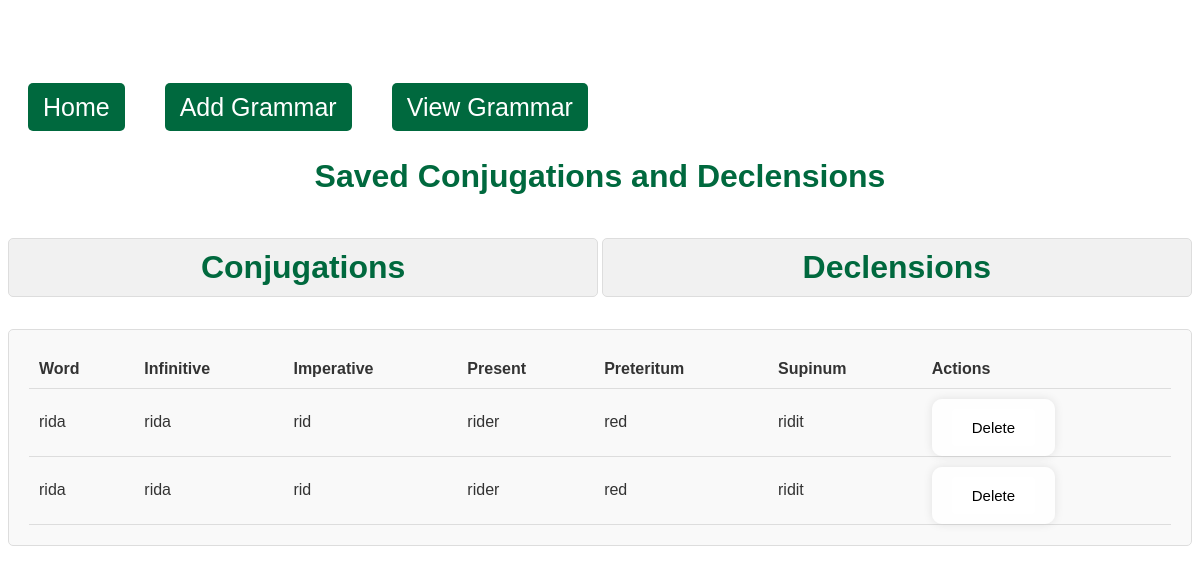
The app's page /view_grammar, older data.
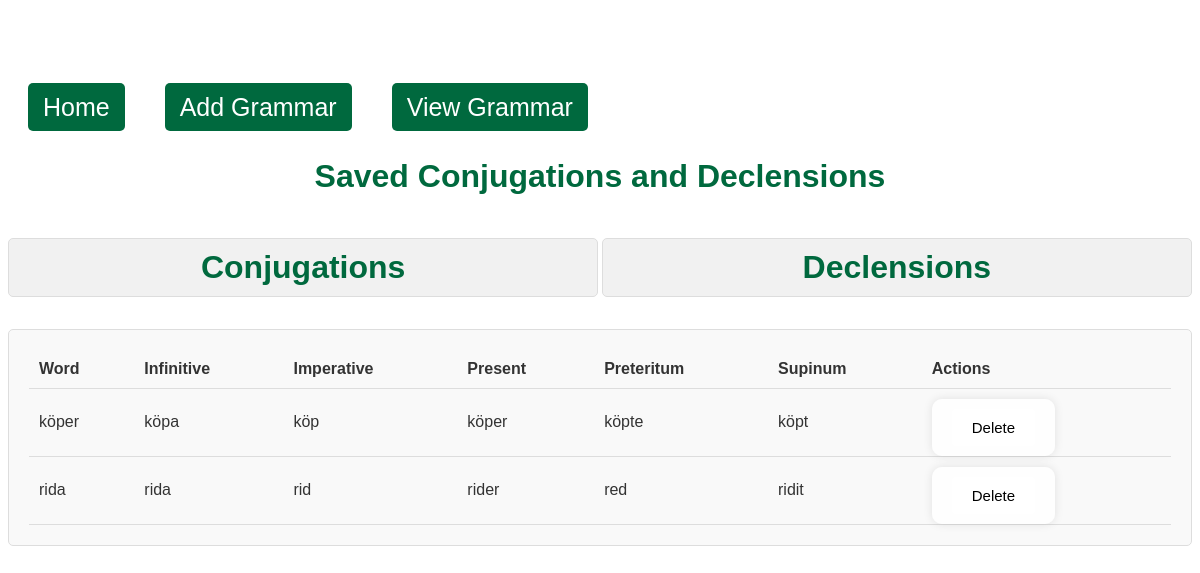
The same page, newer data.
### tables this page shows
CREATE TABLE conjugations (
                id INTEGER PRIMARY KEY AUTOINCREMENT,
                word_id INTEGER,
                infinitive TEXT,
                imperative TEXT,
                present TEXT,
                preteritum TEXT,
                supinum TEXT,
                FOREIGN KEY(word_id) REFERENCES vocabulary(id)
            );

CREATE TABLE vocabulary (
                id INTEGER PRIMARY KEY AUTOINCREMENT,
                swedish_word TEXT NOT NULL,
                german_word TEXT NOT NULL
            );

### app.py (the view)
@app.route('/view_grammar')
def view_grammar():
    with sqlite3.connect('database.db') as conn:
        cursor = conn.cursor()
        cursor.execute('''
            SELECT c.id, v.swedish_word, c.infinitive, c.imperative, c.present, c.preteritum, c.supinum
            FROM conjugations c
            JOIN vocabulary v ON c.word_id = v.id
            ORDER BY v.swedish_word
        ''')
        conjugations = cursor.fetchall()
        print(conjugations)
        cursor.execute('''
            SELECT d.id, v.swedish_word, d.indefinite_singular, d.definite_singular, d.indefinite_plural, d.definite_plural
            FROM declensions d
            JOIN vocabulary v ON d.word_id = v.id
            ORDER BY v.swedish_word
        ''')
        declensions = cursor.fetchall()
        print(declensions)
    return render_template('view_grammar.html', conjugations=conjugations, declensions=declensions)

### templates/view_grammar.html (shortened to what this page needs)
<!DOCTYPE html>
<html lang="en">
<head>
    <link rel="stylesheet" href="{{ url_for('static', filename='style.css') }}">
</head>
<body>
    <nav class="navbar">
        <ul class="navbar-nav">
            <li class="nav-item">
                <a href="/">Home</a>
            </li>
            <li class="nav-item">
                <a href="/add_grammar">Add Grammar</a>
            </li>
            <li class="nav-item">
                <a href="/view_grammar">View Grammar</a>
            </li>
        </ul>
    </nav>
    <div class="grammar-container">
        <h1>Saved Conjugations and Declensions</h1>
        <div class="section-titles-container">
            <h1 id="conjugations-heading" onclick="toggleSection('conjugations')">Conjugations</h1>
            <h1 id="declensions-heading" onclick="toggleSection('declensions')">Declensions</h1>
        </div>
        <div id="conjugations-content" class="section-content active">
            {% if conjugations %}
            <table class="content-table">
                <thead>
                    <tr>
                        <th>Word</th>
                        <th>Infinitive</th>
                        <th>Imperative</th>
                        <th>Present</th>
                        <th>Preteritum</th>
                        <th>Supinum</th>
                        <th>Actions</th>
                    </tr>
                </thead>
                <tbody>
                    {% for conjugation in conjugations %}
                    <tr>
                        <td>{{ conjugation[1] }}</td>
                        <td>{{ conjugation[2] }}</td>
                        <td>{{ conjugation[3] }}</td>
                        <td>{{ conjugation[4] }}</td>
                        <td>{{ conjugation[5] }}</td>
                        <td>{{ conjugation[6] }}</td>
                        <td>
                            <form action="{{ url_for('delete_conjugation', id=conjugation[0]) }}" method="POST" style="display:inline;">
                                <button type="submit" class="delete-button">Delete</button>
                            </form>
                        </td>
                    </tr>
                    {% endfor %}
                </tbody>
            </table>
            {% else %}
            <p>No conjugations found.</p>
            {% endif %}
        </div>
    </div>
</body>
</html>

### static/style.css (style rules this page uses)
body { font-family: Arial, sans-serif; background: url('/static/Images/SwedishHut.jpg') no-repeat center center fixed; background-size: cover; color: #333; text-align: center; padding-top: 50px; }
h1 { color: #00693e; }
form { display: inline-block; background: rgba(255, 255, 255, 0.8); padding: 20px; border-radius: 10px; box-shadow: 0 0 10px rgba(0, 0, 0, 0.1); }
button { padding: 10px 20px; font-size: 16px; color: #fff; background-color: #00693e; border: none; border-radius: 5px; cursor: pointer; margin-top: 10px; }
nav { margin-top: 20px; }
nav a { text-decoration: none; padding: 10px 15px; background-color: #00693e; color: #fff; border-radius: 5px; margin: 0 5px; }
.delete-button { padding: 3 2px; font-size: 15px; color: #000; background-color: #FFF; border: none; border-radius: 3px; cursor: pointer; }
.navbar-nav { list-style: none; margin: 0; padding: 0; display: flex; }
.nav-item { padding: 15px; font-size: 25px; background-color: rgba(255, 255, 255, 0.8); }
.content-table { width: 100%; border-collapse: collapse; }
.content-table th, .content-table td { padding: 10px; text-align: left; border-bottom: 1px solid #ddd; }
.section-content { display: none; background-color: #f9f9f9; padding: 20px; border: 1px solid #ddd; border-radius: 5px; }
.section-content.active { display: block; }

### templates/view_grammar.html (style rules this page uses)
.grammar-container { margin-top: 20px; }
.section-titles-container { display: flex; justify-content: space-between; margin-bottom: 10px; }
.section-titles-container h1 { cursor: pointer; padding: 10px; background-color: #f1f1f1; border: 1px solid #ddd; border-radius: 5px; text-align: center; width: 48%; transition: background-color 0.3s; }
.section-content { display: none; background-color: #f9f9f9; padding: 20px; border: 1px solid #ddd; border-radius: 5px; }
.section-content.active { display: block; }
.content-table { width: 100%; border-collapse: collapse; }
.content-table th, .content-table td { padding: 10px; text-align: left; border-bottom: 1px solid #ddd; }

Row changes from the older to the newer data that the page shows:
removed conjugations: swedish_word "rida", infinitive "rida", imperative "rid", present "rider", preteritum "red", supinum "ridit"
added conjugations: swedish_word "köper", infinitive "köpa", imperative "köp", present "köper", preteritum "köpte", supinum "köpt"
